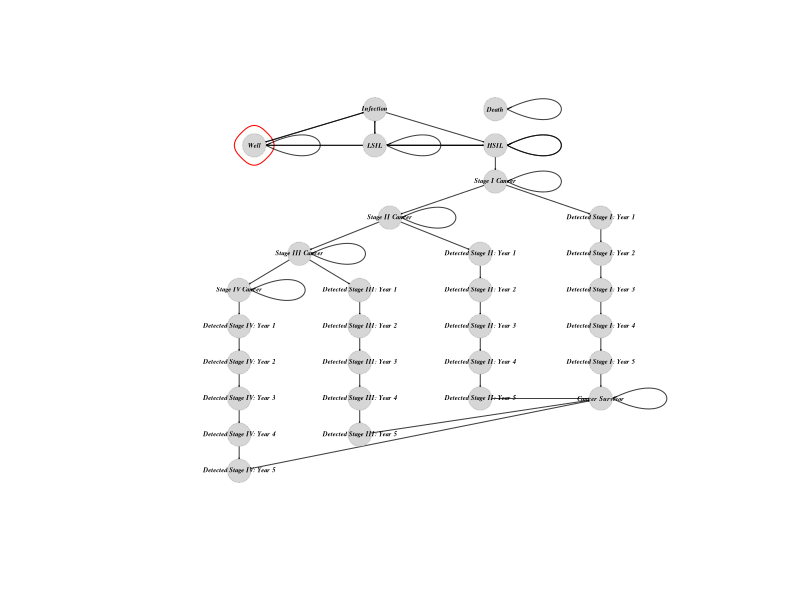

R code for this plot:
library(igraph)
library(tidyverse)
library(readxl)

Clinical_states <- read_excel("figs/fig_markov_model/Clinical_states.xlsx", col_names = FALSE)

nodes <- Clinical_states
nodes

links <- c(from = nodes[, 1], to = nodes[, 2])
links

net <- graph_from_data_frame(d = links, directed = TRUE)

set.seed(1)
plot(net, layout = layout_as_tree, edge.arrow.size=.05, edge.arrow.width = 0.75,
     vertex.color = alpha("lightgrey", .95), vertex.label.color = "black", 
     vertex.frame.color = alpha("darkgrey", .35), vertex.label.font = 4, vertex.size = 13, 
     vertex.label.cex = 0.4, edge.curved = 0, edge.color = alpha("black", .75), 
     mark.groups = 1, mark.col = alpha("lightgreen", .025))
# title(main = "Human Papillomavirus: a Markov Model of its natural history")

# End file ----------------------------------------------------------------